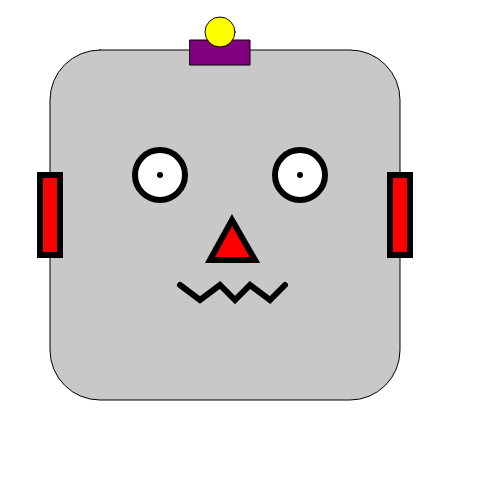
Frame 1 (no input)
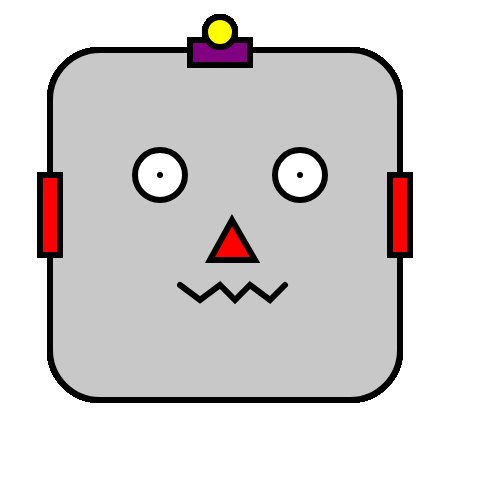
Frame 60 (no input)
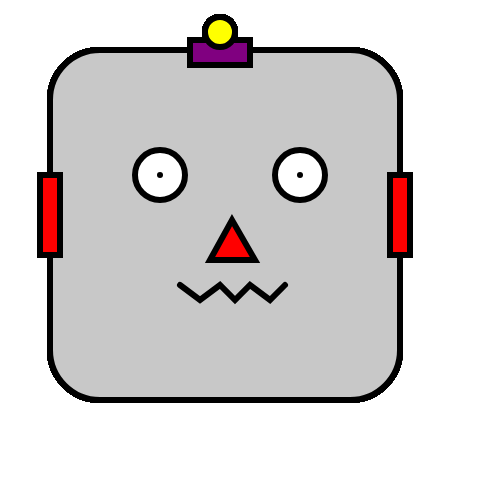
Frame 120 (the mouse pressed at the canvas centre since frame 60)

The p5.js sketch that drew these frames (run headless with seeded random() and noise() and a simulated clock; from frame 60 on, the mouse is pressed at the canvas centre):

// p5.js sketch
// ── sketch.js
// function setup() 
// {
//     createCanvas(500,500);
// }

// function draw()
// {
//     rect(100,100,100,100);
//     rect(250, 100, 100, 100);
//     rect(100, 250, 100, 100);
//     rect(250, 250, 100, 100);
//     beginShape()
//     vertex(100, 100)
//     //vertex(250, 250)
//     vertex(350, 350)
//     //vertex()
//     endShape()
// }
function setup() 
{
    createCanvas(500,500);
}

function draw()
{
    fill(200);
    rect(50, 50, 350, 350, 50);
    fill('purple');
    rect(190, 40, 60, 25);
    fill('yellow');
    ellipse(220, 32, 30, 30)

    fill(255);
    strokeWeight(6);
    ellipse(160, 175, 50, 50);
    ellipse(300, 175, 50, 50);
    point(160, 175);
    point(300, 175);
    fill('red');
    triangle(210, 260, 232, 220, 255, 260);

    rect(40, 175, 20, 80);
    rect(390, 175, 20, 80)

    noFill();
    beginShape();
    vertex(180, 285);
    vertex(200, 300);
    vertex(220, 285);
    vertex(235, 300);
    vertex(250, 285);
    vertex(270, 300);
    vertex(285, 285);
    endShape();

}
